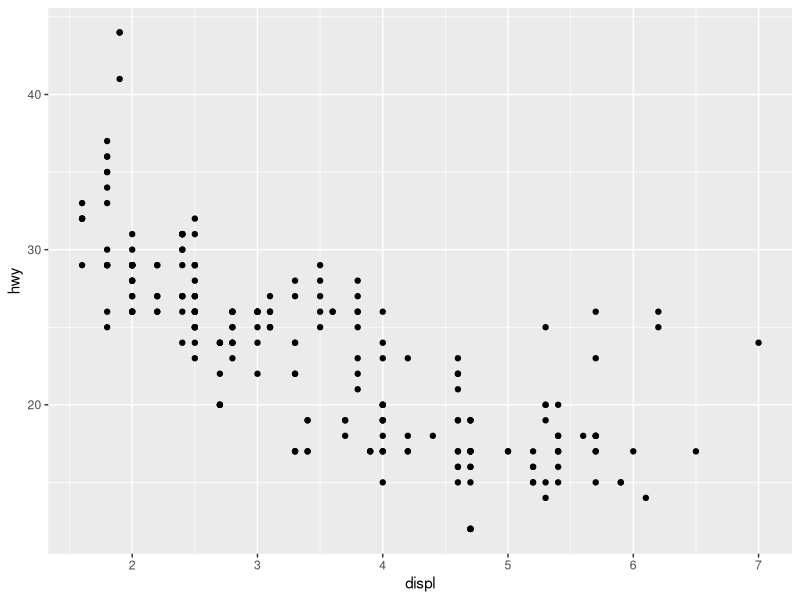
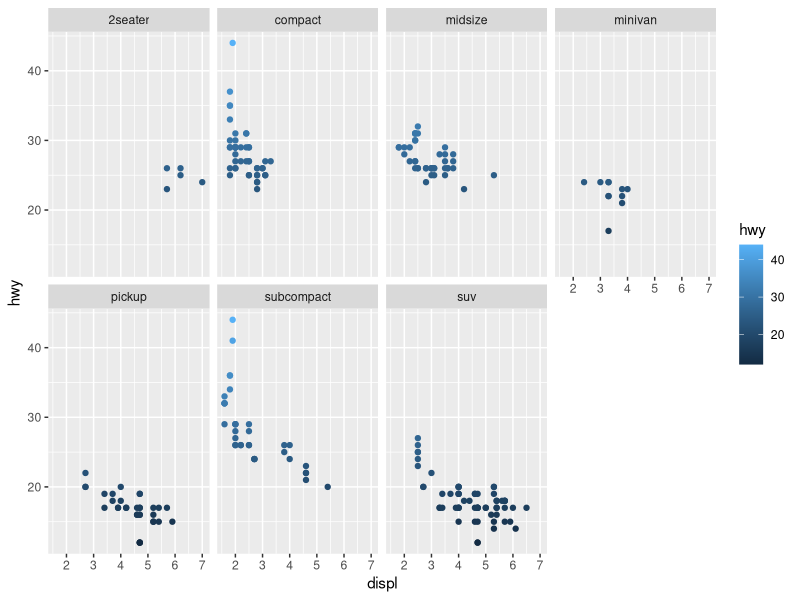
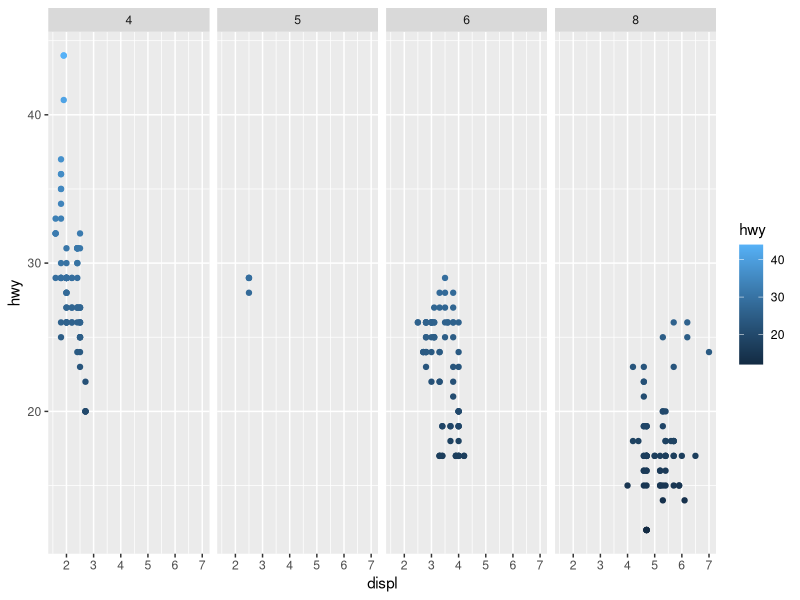
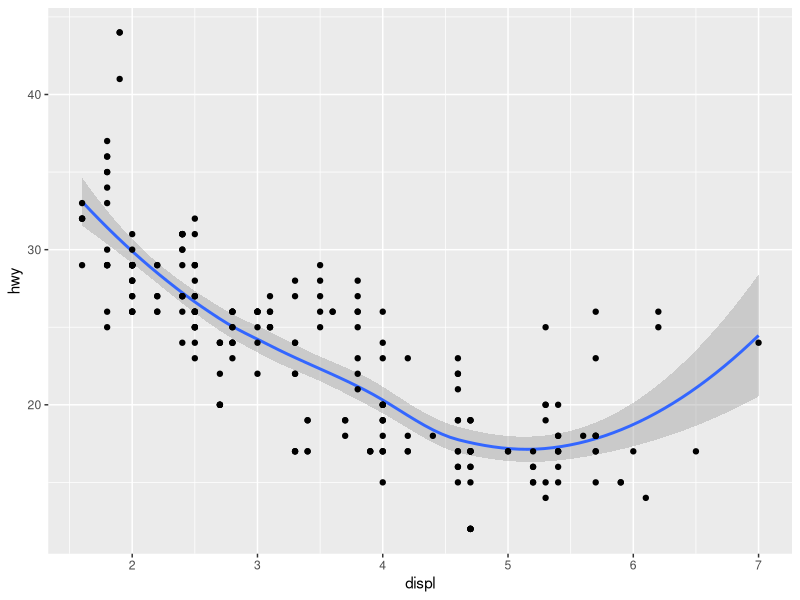

These figures' R source, in order:
library(tidyverse)
tidyverse_update()
install.packages(c("nycflights13", "gapminder", "Lahman"))
ggplot2::mpg
ggplot(data = mpg) +
geom_point(mapping = aes(x = displ, y = hwy))
ggplot(data = mpg) +
geom_point(mapping = aes(x = displ, y = hwy, color = hwy))+
facet_wrap(~ class, nrow=2)
ggplot(data = mpg) +
geom_point(mapping = aes(x = displ, y = hwy, color = hwy))+
facet_grid(. ~ cyl)
ggplot(data = mpg, mapping = aes(x=displ, y=hwy))+
geom_smooth()+
geom_point()
